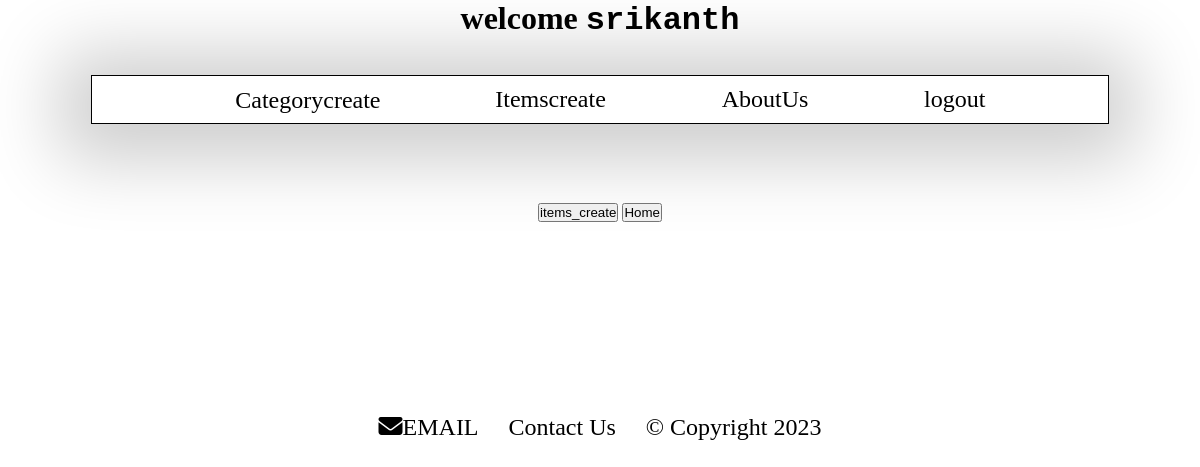
/owner_app/items_display_view/7/ (signed in), run on an earlier commit of the app's database.
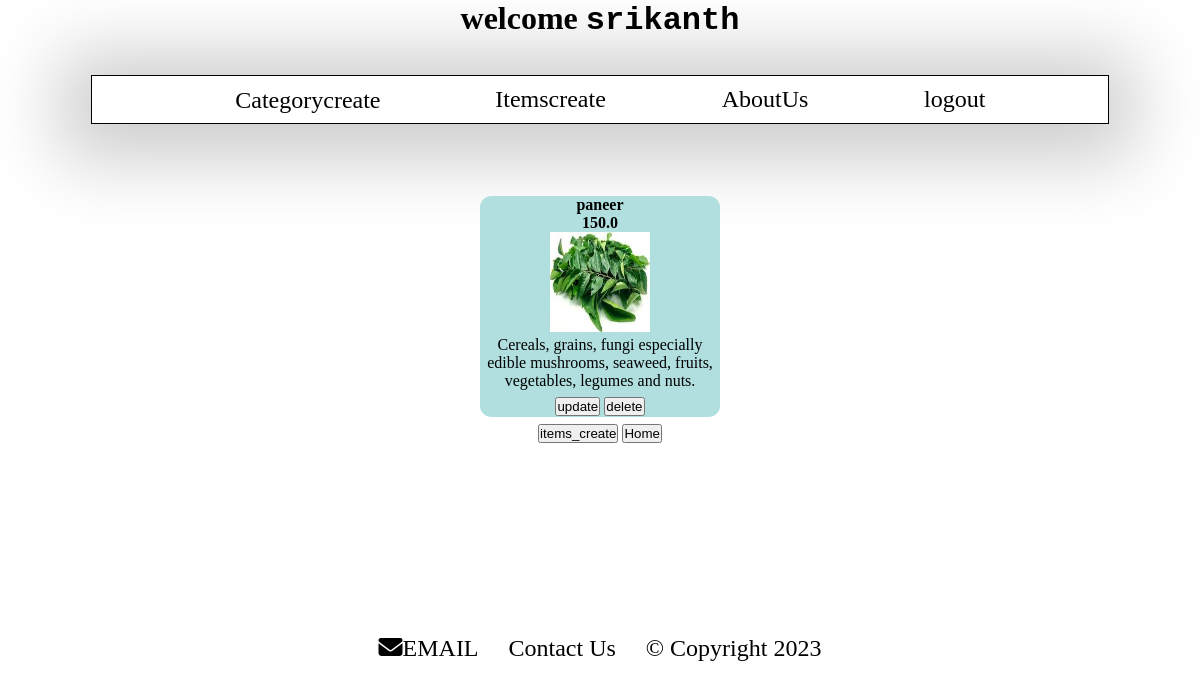
And on a later commit of the database.
### crud_app/models.py (models this page shows)
class food_model(models.Model):
    category_id=models.ForeignKey(category_model,on_delete=models.CASCADE)
    hotel_id=models.IntegerField()
    item_id=models.AutoField(primary_key=True)
    item_name=models.CharField(max_length=30)
    item_price=models.FloatField()
    item_quantity=models.IntegerField(default=1)
    item_desc=models.TextField()
    item_image=models.ImageField()

### owner_app/views.py (the view)
@login_required(login_url='/owner_app/owner_login_view/')
def items_display_view(request,pk):
    res=food_model.objects.filter(category_id=pk)
    return render(request=request,template_name='items_display.html',context={'res':res})

### owner_app/templates/items_display.html (shortened to what this page needs)
<!DOCTYPE html>
<html lang="en">
<head>
</head>
<body>
    {% include 'partials/_header_owner.html' %}
    <div id="items-dis">
    {% if res%}
        {% for i in res %}
        <div id="item">
        <h4>{{i.item_name}}</h4>
        <h4>{{i.item_price}}</h4>
        <img src="{{i.item_image.url}}" alt="" height="100px" width="100px">
        <p>{{i.item_desc}}</p>
        <a href="{% url 'crud_app:item_update' pk=i.item_id%}"><button>update</button></a>
        <a href="{% url 'crud_app:item_delete' pk=i.item_id%}"><button>delete</button></a>
        </div>
        {% endfor %}
    {% endif %}
</div>
<a href="{% url 'crud_app:items' %}"><button>
    items_create
</button></a>
<a href="{% url 'owner_app:sample_home_view' %}"><button>
    Home
</button></a>
{% include 'partials/_footer.html' %}
</body>
</html>

What changed in the data, as far as the page shows it:
added food_model: item_name "paneer", item_price "150.0", item_image (picture), item_desc "Cereals, grains, fungi especially edible mushrooms, seaweed, fruits, vegetables, legumes and nuts."
